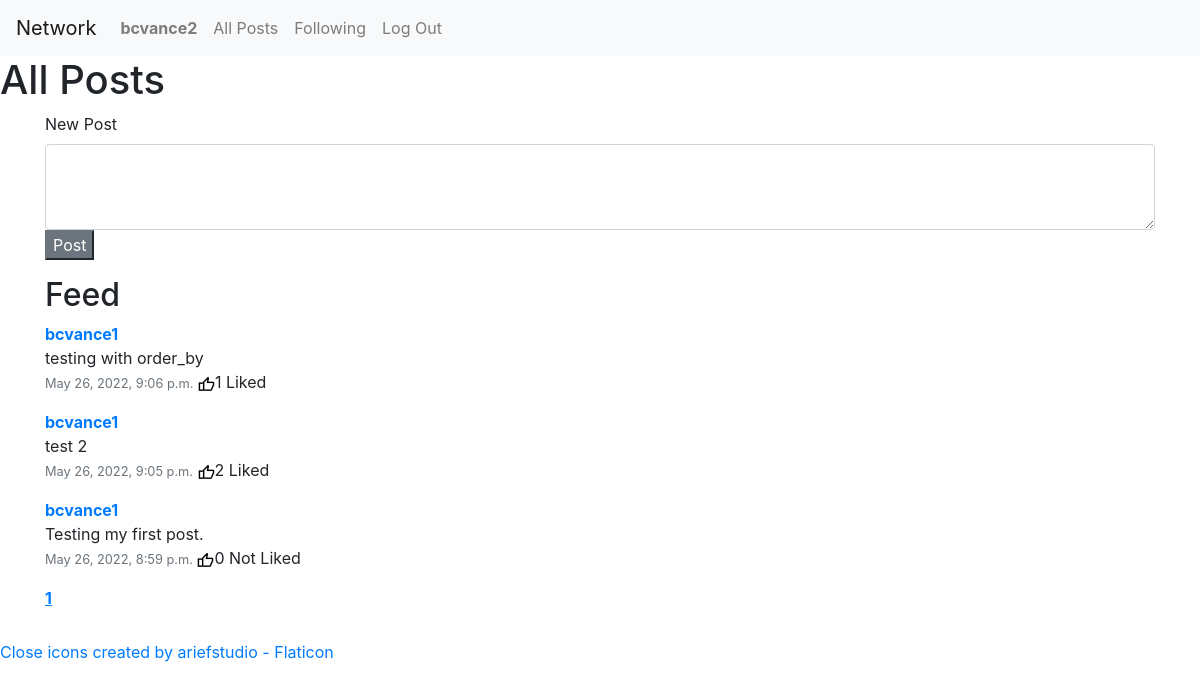
The app's page /following (signed in) with its own data.
### network/models.py (models this page shows, shortened)
class User(AbstractUser):
    pass

class Post(models.Model):
    poster = models.ForeignKey(User, on_delete=models.CASCADE, related_name="posts")
    timestamp = models.DateTimeField(auto_now_add=True)
    content = models.CharField(max_length=140)
    numLikes = models.IntegerField(default=0)

### network/views.py (the view)
# urls.py: path("following", views.following, name="following"),
@login_required
def following(request):
    followed_by_user = [follow.followee for follow in list(Follow.objects.filter(follower = User.objects.get(id=request.user.id)))]
    posts = Post.objects.filter(poster__in=followed_by_user).order_by("-timestamp")
    pages = range(1, int(len(posts)/10)+2)
    liked = []
    for post in posts:
        try:
            Like.objects.get(post=post, liker=User.objects.get(id=request.user.id))
            liked.append(True)
        except ObjectDoesNotExist:
            liked.append(False)
    return render(request, "network/following.html", context= {
        "posts": zip(posts, liked),
        "pages": pages
    })

### network/templates/network/following.html (shortened to what this page needs)
{% extends "network/layout.html" %}
{% load static %}
{% block body %}
    <div class="body" data-title="following">
        <h1>All Posts</h1>
        <div class="container">
            <div class="new-post">
                <form action="newpost" method="POST">
                    <div class="mb-3">
                        <label for="exampleFormControlTextarea1" class="form-label">New Post</label>
                        <textarea class="form-control" id="newpost" name="content" rows="3"></textarea>
                        <button type="submit" class="btn-secondary">Post</button>
                    </div>
                </form>
            </div>
            <div class="posts">
                <h2>Feed</h2>
                {% for post, liked in posts %}
                    <div class="post-edit-container" id="post-edit-container-{{ post.id }}" data-post-id="{{ post.id }}">
                        <div class="mb-3 post-card" id="post-card-{{ post.id }}" data-post-id="{{ post.id }}">
                            <a href="{% url 'profile' post.poster.id %}"><strong>{{ post.poster }}</strong></a>
                            <p class="post-content">{{ post.content }}</p>
                            <small class="text-muted">{{ post.timestamp }}</small>
                            <img class="like-icon" src="{% static 'network/media/thumbs_up.png' %}" alt=""><span class="num-likes">{{ post.numLikes }}</span>
                            {% if liked %}
                                <span class="is-liked">Liked</span>
                            {% else %}
                                <span class="is-liked">Not Liked</span>
                            {% endif %}
                        </div>
                    </div>
                {% endfor %}
                {% for page in pages %}
                    <span class="page-number" data-page-number="{{ page }}">  {{ page }}   </span>
                {% endfor %}
            </div>
        </div>
    </div>
{% endblock %}

### network/templates/network/layout.html (shortened to what this page needs)
{% load static %}
<!DOCTYPE html>
<html lang="en">
    <head>
        <link rel="stylesheet" href="https://stackpath.bootstrapcdn.com/bootstrap/4.4.1/css/bootstrap.min.css">
        <link href="{% static 'network/styles.css' %}" rel="stylesheet">
    </head>
    <body>
        <nav class="navbar navbar-expand-lg navbar-light bg-light">
            <a class="navbar-brand" href="#">Network</a>
            <div>
              <ul class="navbar-nav mr-auto">
                {% if user.is_authenticated %}
                    <li class="nav-item">
                        <a class="nav-link" href="#"><strong>{{ request.user.username }}</strong></a>
                    </li>
                {% endif %}
                <li class="nav-item">
                  <a class="nav-link" href="{% url 'index' %}">All Posts</a>
                </li>
                {% if request.user.is_authenticated %}
                    <li class="nav-item">
                        <a class="nav-link" href="{% url 'following' %}">Following</a>
                    </li>
                    <li class="nav-item">
                        <a class="nav-link" href="{% url 'logout' %}">Log Out</a>
                    </li>
                {% endif %}
              </ul>
            </div>
          </nav>
        <div class="body">
            {% block body %}
            {% endblock %}
        </div>
        <a href="https://www.flaticon.com/free-icons/close" title="close icons">Close icons created by ariefstudio - Flaticon</a>
    </body>
</html>

### network/static/network/styles.css (style rules this page uses)
p.post-content { margin-bottom: 0; }
.page-number { color: #007bff; text-decoration: underline; margin-right: 3px; cursor: pointer; }
div.posts { margin-bottom: 30px; }

### records on screen
User: user.username "bcvance2"
Post: poster "bcvance1", content "testing with order_by", timestamp "May 26, 2022, 9:06 p.m.", numLikes "1", shows "Liked"
Post: poster "bcvance1", content "test 2", timestamp "May 26, 2022, 9:05 p.m.", numLikes "2", shows "Liked"
Post: poster "bcvance1", content "Testing my first post.", timestamp "May 26, 2022, 8:59 p.m.", numLikes "0", shows "Not Liked"

### other values on screen
{{ page }} "1"
